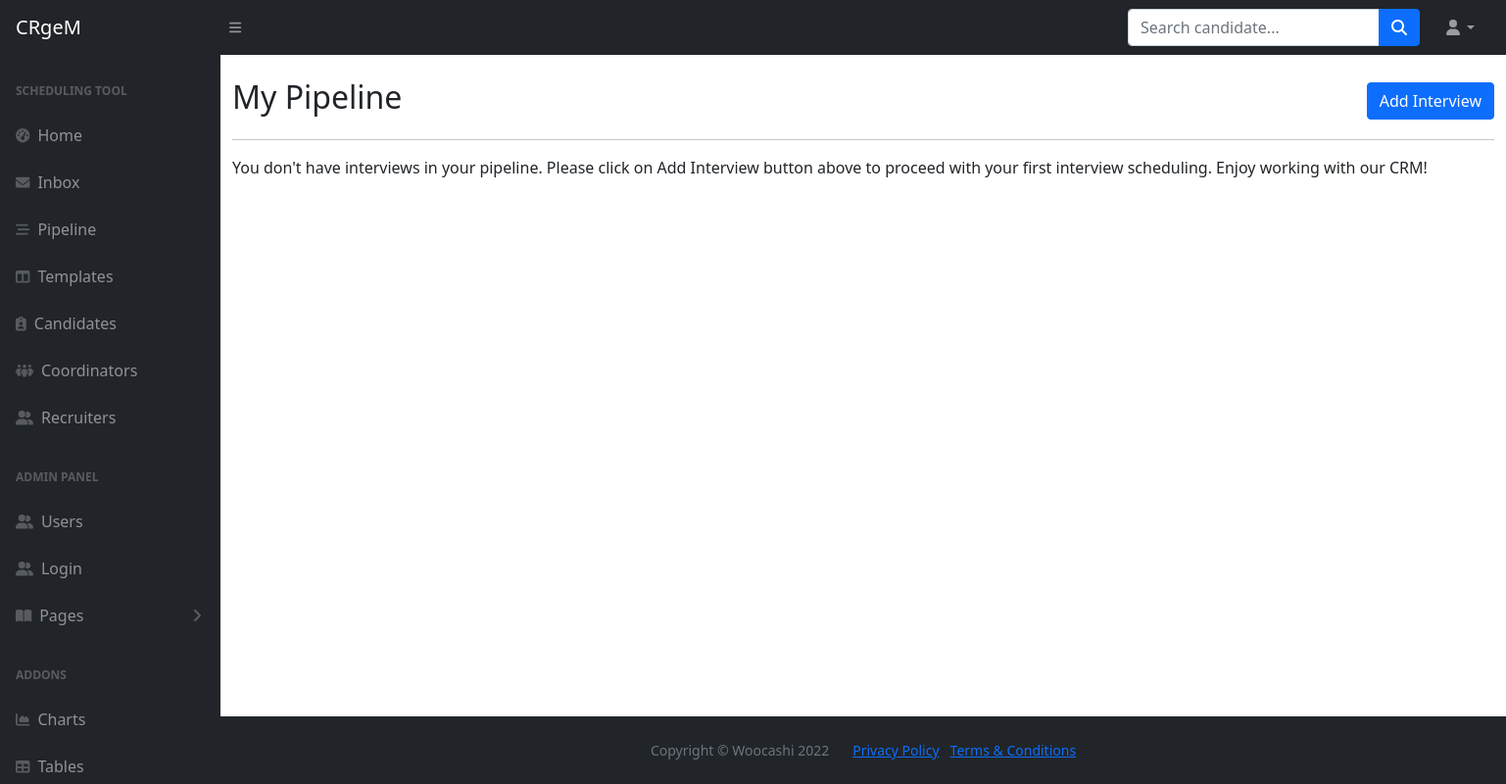
Page /pipeline on the earlier database version.
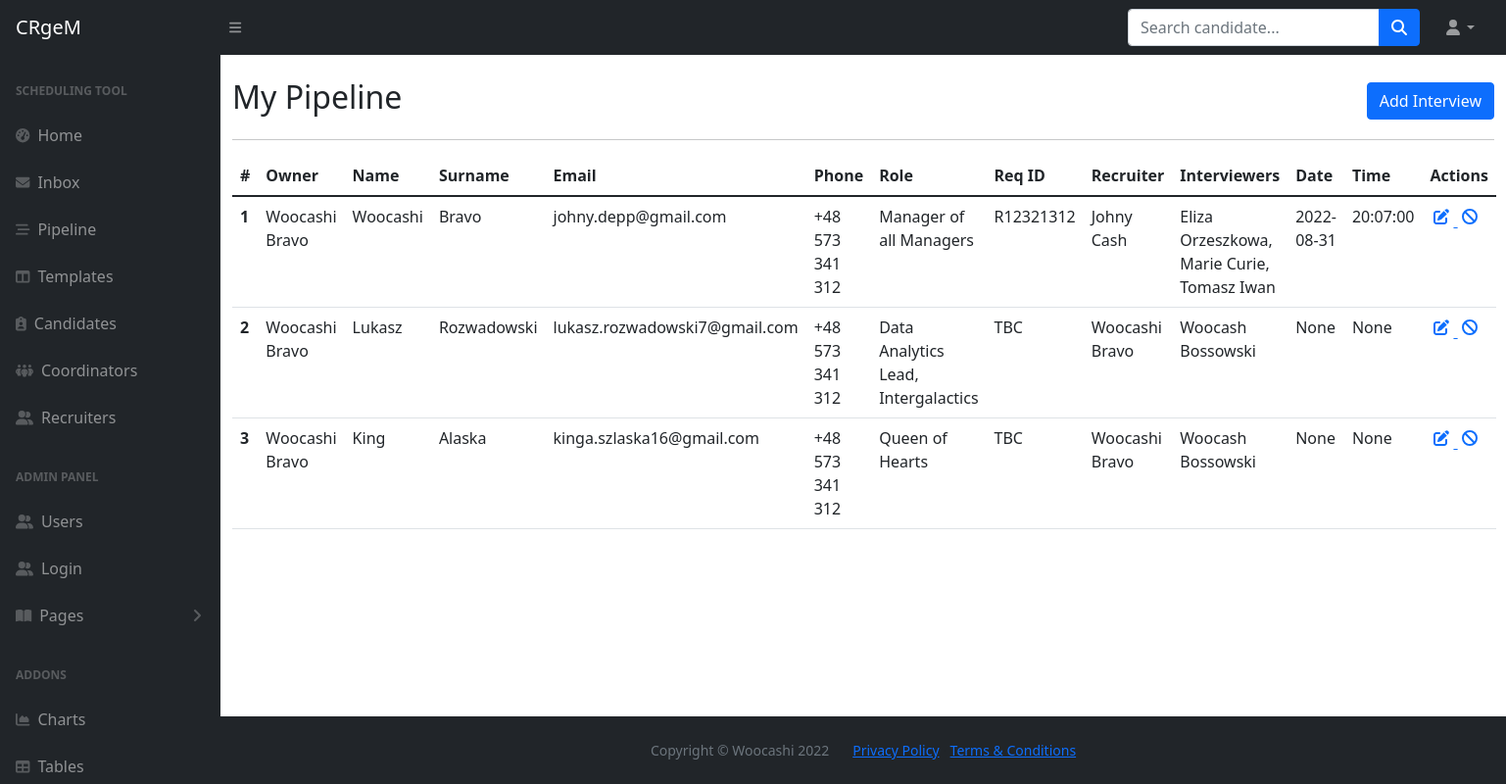
Same page on the later database version.
### main.py (models this page shows)
class Interview(db.Model, Base):
    __tablename__="interviews"
    id = db.Column(db.Integer, primary_key=True)
    first_name = db.Column(db.String, nullable=False)
    last_name = db.Column(db.String, nullable=False)
    email = db.Column(db.String, nullable=False)
    phone = db.Column(db.String, nullable=False)
    req_id = db.Column(db.String, nullable=False)
    role = db.Column(db.String, nullable=False)
    recruiter = db.Column(db.String, nullable=False)
    interviewers = db.Column(db.String, nullable=False)
    date = db.Column(db.Date, nullable=True)
    time = db.Column(db.Time, nullable=True)
    notes = db.Column(db.Text, nullable=False)
    owner_id = Column(Integer, ForeignKey('users.id'))
    created_by = relationship("User", back_populates="interviews")
    creation_time = db.Column(db.DateTime, nullable=False)
    completion_time = db.Column(db.DateTime, nullable=True)

class User(db.Model, UserMixin, Base):
    __tablename__="users"
    id = db.Column(db.Integer, primary_key=True)
    first_name = db.Column(db.String, nullable=False)
    last_name = db.Column(db.String, nullable=False)
    full_name = db.Column(db.String, nullable=False)
    email = db.Column(db.String, nullable=False, unique=True)
    phone = db.Column(db.String, nullable=False)
    type = db.Column(db.String, nullable=False)
    password = db.Column(db.String, nullable=False)
    interviews = relationship("Interview", back_populates="created_by")
    templates = relationship("Template", back_populates="created_by")
    candidates = relationship("Candidate", back_populates="created_by")
    tasks_sent = relationship("Task", primaryjoin="User.id==Task.sender_id", back_populates="from_user")
    tasks_received = relationship("Task", primaryjoin="User.id==Task.recipient_id", back_populates="to_user")

### main.py (the view)
@app.route('/pipeline')
def pipeline():
    interviews = db.session.query(Interview).all()
    return render_template('pipeline.html', interviews=interviews, current_user=current_user, is_authenticated=current_user.is_authenticated)

### templates/pipeline.html (shortened to what this page needs)
{% import "bootstrap/wtf.html" as wtf %}
{% include 'header.html' %}
	<main>
		<div class="container mt-4">
			<div class="row d-flex align-items-center">
				<div class="col-lg-6">
					<h2>My Pipeline</h2>
				</div>
				<div class="col-lg-6 d-flex justify-content-end">
					<a class="btn btn-primary" href="{{url_for('pipeline_new', form=form)}}">Add Interview</a>
				</div>
			</div>
			<hr>
			{% if interviews|length == 0 %}
			<p>You don't have interviews in your pipeline. Please click on Add Interview button above to proceed with your first interview scheduling. Enjoy working with our CRM!</p>
			{% else %}
			<table class="table">
				  <thead>
				    <tr>
				      <th scope="col">#</th>
					    <th scope="col">Owner</th>
				      <th scope="col">Name</th>
				      <th scope="col">Surname</th>
				      <th scope="col">Email</th>
					    <th scope="col">Phone</th>
					    <th scope="col">Role</th>
					    <th scope="col">Req ID</th>
					    <th scope="col">Recruiter</th>
					    <th scope="col">Interviewers</th>
					    <th scope="col">Date</th>
					    <th scope="col">Time</th>
					    <th scope="col">Actions</th>
				    </tr>
				  </thead>
				  <tbody>
				  {% for interview in interviews %}
				    <tr>
				      <th scope="row">{{interview.id}}</th>
					    <td>{{interview.created_by.full_name}}</td>
				      <td>{{interview.first_name}}</td>
				      <td>{{interview.last_name}}</td>
				      <td>{{interview.email}}</td>
					    <td>{{interview.phone}}</td>
					    <td>{{interview.role}}</td>
					    <td>{{interview.req_id}}</td>
					    <td>{{interview.recruiter}}</td>
					    <td>{{interview.interviewers}}</td>
					    <td>{{interview.date}}</td>
					    <td>{{interview.time}}</td>
					    <td>
						    <a href="{{url_for('pipeline_edit', interview_id=interview.id)}}">
							    <i class="fa-solid fa-pen-to-square p-1" title="edit template"></i>
						    <a href="{{url_for('pipeline_delete', interview_id=interview.id)}}">
						        <i class="fa-solid fa-ban p-1" title="delete template"></i>
					        </a>
					    </td>
				    </tr>
				  {% endfor %}
				  </tbody>
				</table>
			{% endif %}
		</div>
	</main>
{% include 'footer.html' %}

### templates/header.html (shortened to what this page needs)
<!DOCTYPE html>
<html lang="en">
    <head>
        <link href="https://cdn.jsdelivr.net/npm/simple-datatables@latest/dist/style.css" rel="stylesheet" />
        <link href="{{ url_for('static', filename='css/styles.css') }}" rel="stylesheet" />
    </head>
    <body class="sb-nav-fixed">
        <nav class="sb-topnav navbar navbar-expand navbar-dark bg-dark">
            <a class="navbar-brand ps-3" href="{{ url_for('home') }}">CRgeM</a>
            <button class="btn btn-link btn-sm order-1 order-lg-0 me-4 me-lg-0" id="sidebarToggle" href="#!"><i class="fas fa-bars"></i></button>
            <form class="d-none d-md-inline-block form-inline ms-auto me-0 me-md-3 my-2 my-md-0">
                <div class="input-group">
                    <input class="form-control" type="text" placeholder="Search candidate..." aria-label="Search for..." aria-describedby="btnNavbarSearch" />
                    <button class="btn btn-primary" id="btnNavbarSearch" type="button"><i class="fas fa-search"></i></button>
                </div>
            </form>
            <ul class="navbar-nav ms-auto ms-md-0 me-3 me-lg-4">
                <li class="nav-item dropdown">
                    <a class="nav-link dropdown-toggle" id="navbarDropdown" href="#" role="button" data-bs-toggle="dropdown" aria-expanded="false"><i class="fas fa-user fa-fw"></i></a>
                </li>
            </ul>
        </nav>
        <div id="layoutSidenav">
            <div id="layoutSidenav_nav">
                <nav class="sb-sidenav accordion sb-sidenav-dark" id="sidenavAccordion">
                    <div class="sb-sidenav-menu">
                        <div class="nav">
                            <div class="sb-sidenav-menu-heading">Scheduling tool</div>
                            <a class="nav-link" href={{url_for('home')}}>
                                <div class="sb-nav-link-icon"><i class="fas fa-tachometer-alt"></i></div>
                                Home
                            <a class="nav-link" href="{{url_for('inbox')}}">
                                <div class="sb-nav-link-icon"><i class="fa-solid fa-envelope"></i></div>
                                Inbox
                            </a>
                            <a class="nav-link" href={{url_for('pipeline')}}>
                                <div class="sb-nav-link-icon"><i class="fa-solid fa-bars-staggered"></i></div>
                                Pipeline
                            </a>
                            <a class="nav-link" href={{url_for('templates')}}>
                                <div class="sb-nav-link-icon"><i class="fas fa-columns"></i></div>
                                Templates
                            </a>
                            <a class="nav-link" href={{url_for('candidates')}}>
                                <div class="sb-nav-link-icon me-2"><i class="fa-solid fa-clipboard-user"></i></div>
                                Candidates
                            </a>
                            <a class="nav-link" href='#'>
                                <div class="sb-nav-link-icon"><i class="fa-solid fa-people-group"></i></div>
                                Coordinators
                            </a>
                            <a class="nav-link" href="#">
                                <div class="sb-nav-link-icon"><i class="fa-solid fa-user-group"></i></div>
                                Recruiters
                            </a>
                            <div class="sb-sidenav-menu-heading">ADMIN PANEL</div>
                            <a class="nav-link" href="{{url_for('users')}}">
                                <div class="sb-nav-link-icon"><i class="fa-solid fa-user-group"></i></div>
                                Users
                            </a>
                            <a class="nav-link" href="{{url_for('login')}}">
                                <div class="sb-nav-link-icon"><i class="fa-solid fa-user-group"></i></div>
                                Login
                            </a>
                            <a class="nav-link collapsed" href="#" data-bs-toggle="collapse" data-bs-target="#collapsePages" aria-expanded="false" aria-controls="collapsePages">
                                <div class="sb-nav-link-icon"><i class="fas fa-book-open"></i></div>
                                Pages
                                <div class="sb-sidenav-collapse-arrow"><i class="fas fa-angle-down"></i></div>
                            </a>
                            <div class="sb-sidenav-menu-heading">Addons</div>
                            <a class="nav-link" href="charts.html">
                                <div class="sb-nav-link-icon"><i class="fas fa-chart-area"></i></div>
                                Charts
                            </a>
                            <a class="nav-link" href="tables.html">
                                <div class="sb-nav-link-icon"><i class="fas fa-table"></i></div>
                                Tables
                            </a>
                        </div>
                    </div>
                </nav>
            </div>
            <div id="layoutSidenav_content">

### templates/footer.html (shortened to what this page needs)
<footer class="py-4 bg-dark mt-auto">
                    <div class="container-fluid px-4">
                        <div class="d-flex align-items-center justify-content-center small">
                            <div class="text-muted me-4">Copyright &copy; Woocashi 2022</div>
                            <div>
                                <a href="#">Privacy Policy</a>
                                &middot;
                                <a href="#">Terms &amp; Conditions</a>
                            </div>
                        </div>
                    </div>
                </footer>
            </div>
        </div>
    </body>
</html>

Differences in the rows shown:
added Interview: id "1", created_by.full_name "Woocashi Bravo", first_name "Woocashi", last_name "Bravo", email "johny.depp@gmail.com", phone "+48 573 341 312", role "Manager of all Managers", req_id "R12321312", recruiter "Johny Cash", interviewers "Eliza Orzeszkowa, Marie Curie, Tomasz Iwan", date "2022-08-31", time "20:07:00"
added Interview: id "2", created_by.full_name "Woocashi Bravo", first_name "Lukasz", last_name "Rozwadowski", email "lukasz.rozwadowski7@gmail.com", phone "+48 573 341 312", role "Data Analytics Lead, Intergalactics", req_id "TBC", recruiter "Woocashi Bravo", interviewers "Woocash Bossowski", date "None", time "None"
added Interview: id "3", created_by.full_name "Woocashi Bravo", first_name "King", last_name "Alaska", email "kinga.szlaska16@gmail.com", phone "+48 573 341 312", role "Queen of Hearts", req_id "TBC", recruiter "Woocashi Bravo", interviewers "Woocash Bossowski", date "None", time "None"
Other differences:
text no longer shown: "You don't have interviews in your pipeline. Please click on Add Interview button above to proceed with your first interview scheduling. Enjoy working with our CRM!"
text now shown: "# Owner Name Surname Email Phone Role Req ID Recruiter Interviewers Date Time Actions"
